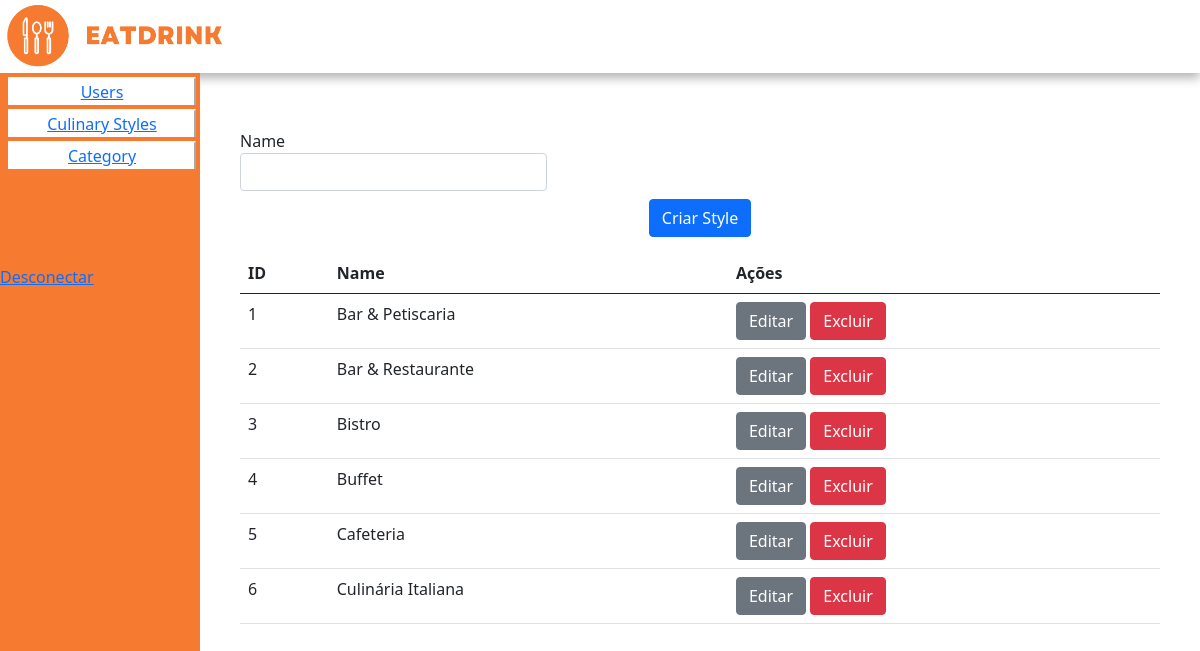
The page /pages/painel/CRUD/styles/index.php on the database its author committed.
### tables this page shows
CREATE TABLE `culinarystyles` (
  `id` INT(11) NOT NULL AUTO_INCREMENT,
  `name` VARCHAR(45) NOT NULL,
  PRIMARY KEY (`id`)
);

### pages/classes/database.class.php (called while the page is built, shortened)
<?php
    class Database {
        public static function conectar(){
            try{
                $conexao = new PDO(MYSQL_DSN,MYSQL_USUARIO,MYSQL_SENHA );
                return $conexao;
            }catch(PDOException $e){
                echo "Erro ao conectar com o banco de dados. Verifique os parâmetros de configuração.";
            }
        }
        public static function listar($sql,$params){
            $conexao = self::conectar();
            $comando = self::preparar($conexao, $sql, $params);
            if ($comando->execute())
                return $comando->fetchAll();
        }
        public static function preparar($conexao, $sql, $params = array()){
            $comando = $conexao->prepare($sql);
            return $comando;
        }
    }
?>

### pages/classes/Styles.class.php (called while the page is built, shortened)
<?php
    require_once ('crud.class.php');
    class Styles extends Crud{
        private $name;
        public static function listar($tipo = 0, $info = ''){
            $sql = 'SELECT * FROM culinarystyles';
            $params = array();
            return Database::listar($sql, $params);
        }
        public function getName(){
            return $this->name;
        }
        public function setName($name){
            $this->name = $name;
        }
    }
?>

### pages/classes/crud.class.php (called while the page is built, shortened)
<?php
    require_once('database.class.php');
    abstract class Crud{
        private $id = 0;
        public function getId(){
            return $this->id;
        }
        public function setId($id){
            $this->id = $id;
        }
    }
?>

### pages/painel/CRUD/styles/index.php (the view, shortened to what this page needs)
<?php
    include("../../admin.php");
    $style = new Styles(1, 'example');
    $qeditando = null;
?>
    <div class="" style="margin:5vh;">
        <div class="col-12">
            <form action="acao.php" method="post">
                <div class="row">
                    <div class="col-4">
                        <label for="name">Name</label>
                        <input type="text" name="name" id="name" class="form-control" value="<?php if($qeditando) echo $qeditando->getName(); ?>">
                    </div>
                    <div class="col-12" style="margin-top: 1vh;">
                        <center>
                            <button type="submit" class="btn btn-primary" name="acao" value="salvar"><?= ($qeditando) ? 'Editar Style' : 'Criar Style'; ?></button>
                        </center>
                    </div>
                </div>
            </form>
        </div>
        <div class="col-12">
            <table class="table mt-3">
                <thead>
                    <tr>
                        <th>ID</th>
                        <th>Name</th>
                        <th>Ações</th>
                    </tr>
                </thead>
                <tbody>
                <?php
                    $lista = $style->listar();
                    foreach ($lista as $item) {
                        $q = new Styles($item['id'], $item['name']);
                        echo '<tr>
                            <td>' . $q->getId() . '</td>
                            <td>' . $q->getName() . '</td>
                            <td>
                                <a class="btn btn-secondary" href="index.php?acao=editar&id=' . $q->getId() . '">Editar</a>
                                <a class="btn btn-danger" href="acao.php?acao=excluir&id=' . $q->getId() . '">Excluir</a>
                            </td>
                        </tr>';
                    }
                ?>
                </tbody>
            </table>
        </div>
    </div>
    <?php
        include("../../admin2.php");
    ?>

### pages/painel/admin.php (style rules this page uses)
body { background-color: #FFFFFF; }
.row { --bs-gutter-x: 0rem; }

### rows shown on the page
culinarystyles: id "1", name "Bar & Petiscaria"
culinarystyles: id "2", name "Bar & Restaurante"
culinarystyles: id "3", name "Bistro"
culinarystyles: id "4", name "Buffet"
culinarystyles: id "5", name "Cafeteria"
culinarystyles: id "6", name "Culinária Italiana"
